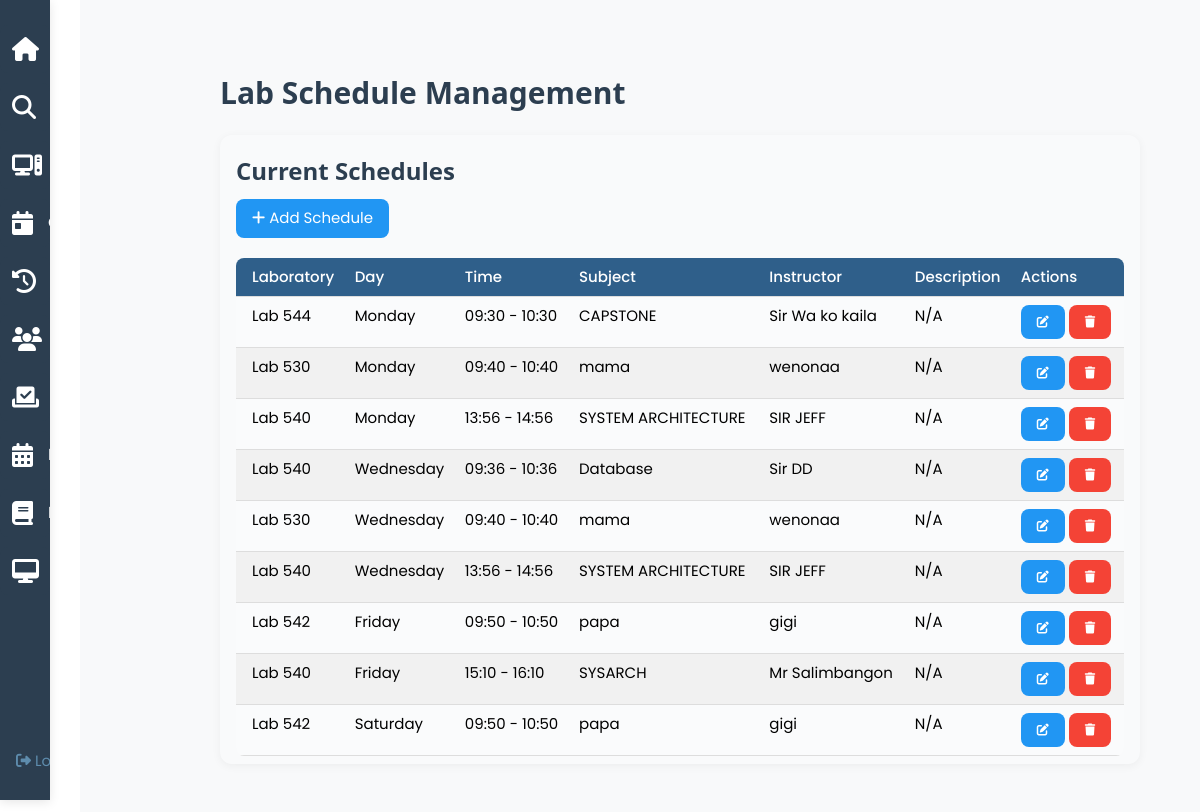
/lab_schedule (signed in), run on an earlier commit of the app's database.
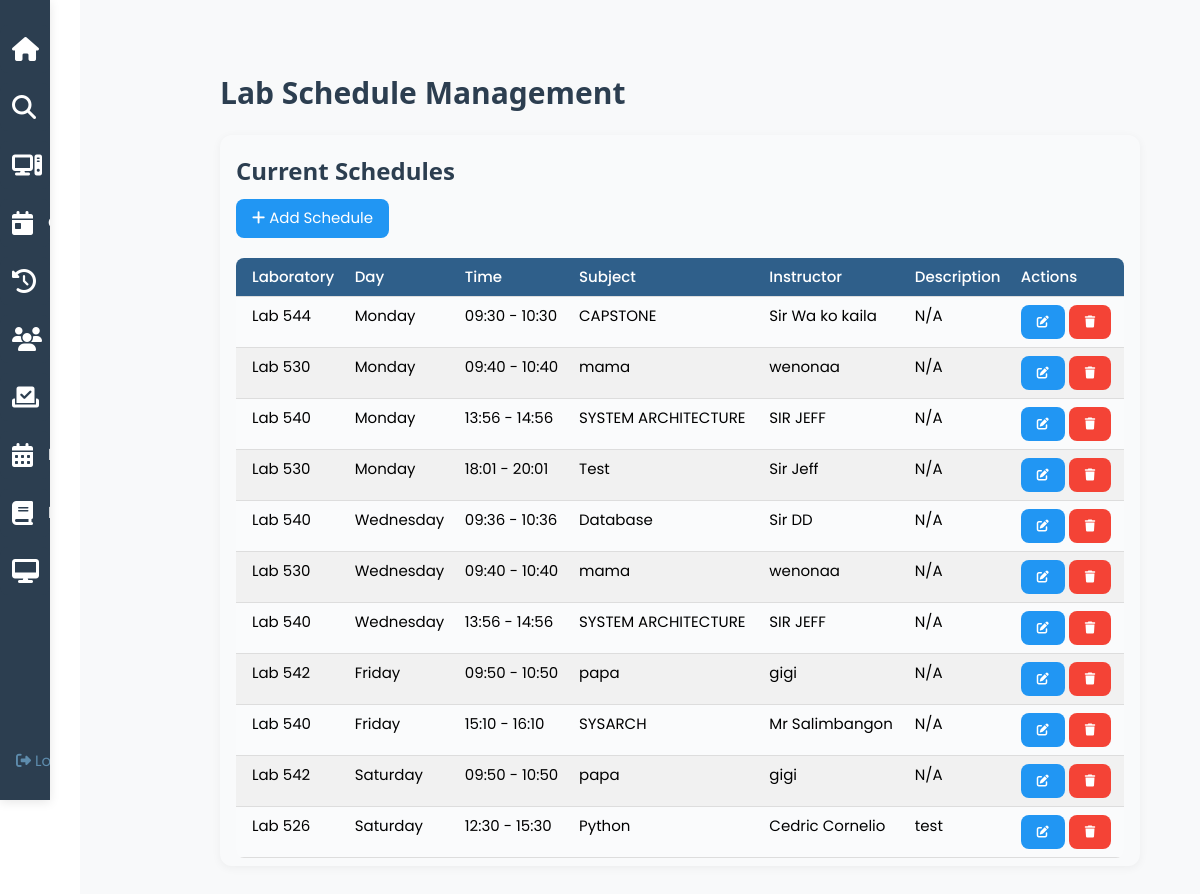
And on a later commit of the database.
### tables this page shows
CREATE TABLE lab_schedules (
    id INTEGER PRIMARY KEY AUTOINCREMENT,
    laboratory TEXT NOT NULL,
    day_of_week TEXT NOT NULL,
    start_time TEXT NOT NULL,
    end_time TEXT NOT NULL,
    subject TEXT NOT NULL,
    instructor TEXT NOT NULL,
    description TEXT,
    created_at TIMESTAMP DEFAULT CURRENT_TIMESTAMP
);

### app.py (the view)
@app.route('/lab_schedule')
def lab_schedule():
    if 'username' not in session or session.get('role') != 'admin':
        flash('Please log in as admin first.', 'error')
        return redirect(url_for('login'))
    schedules = dbhelper.get_lab_schedules()
    return render_template('lab_schedule.html', schedules=schedules)

### dbhelper.py (called while the page is built)
def get_db_connection():
    conn = sqlite3.connect(DATABASE)
    conn.row_factory = sqlite3.Row
    return conn

### templates/lab_schedule.html (shortened to what this page needs)
{% extends 'admin.html' %}
{% block content %}
<div class="w3-container" style="padding: 20px;">
    <h2>Lab Schedule Management</h2>
    <div class="w3-card w3-padding" style="margin-top: 20px;">
        <h3>Current Schedules</h3>
    <button class="w3-button w3-blue w3display-topright" onclick="openScheduleModal()" style="margin-bottom: 20px;">
        <i class="fa fa-plus"></i> Add Schedule
    </button>
        <div class="w3-responsive">
            <table class="w3-table w3-striped w3-bordered">
                <thead>
                    <tr>
                        <th>Laboratory</th>
                        <th>Day</th>
                        <th>Time</th>
                        <th>Subject</th>
                        <th>Instructor</th>
                        <th>Description</th>
                        <th>Actions</th>
                    </tr>
                </thead>
                <tbody>
                    {% for schedule in schedules %}
                    <tr>
                        <td>Lab {{ schedule.laboratory }}</td>
                        <td>{{ schedule.day_of_week }}</td>
                        <td>{{ schedule.start_time }} - {{ schedule.end_time }}</td>
                        <td>{{ schedule.subject }}</td>
                        <td>{{ schedule.instructor }}</td>
                        <td>{{ schedule.description or 'N/A' }}</td>
                        <td>
                            <button onclick="editSchedule('{{ schedule.id }}')"
                                    class="w3-button w3-blue w3-small">
                                <i class="fas fa-edit"></i>
                            </button>
                            <button onclick="deleteSchedule('{{ schedule.id }}')"
                                    class="w3-button w3-red w3-small">
                                <i class="fas fa-trash"></i>
                            </button>
                        </td>
                    </tr>
                    {% endfor %}
                </tbody>
            </table>
        </div>
    </div>
</div>
{% endblock %}

What changed in the data, as far as the page shows it:
added lab_schedules: laboratory "530", day_of_week "Monday", start_time "18:01", end_time "20:01", subject "Test", instructor "Sir Jeff", description "N/A"
added lab_schedules: laboratory "526", day_of_week "Saturday", start_time "12:30", end_time "15:30", subject "Python", instructor "Cedric Cornelio", description "test"
